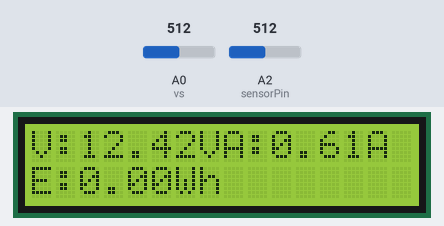
Simulated run of this sketch. Board: Arduino Uno, built with avr-gcc and run on an emulated ATmega328P. On the bench: 16×2 character LCD. The inputs (shaded band) are chosen by the test bench; at power-on: A2 (sensorPin) = 512, A0 (vs) = 512. No radio packets arrive unless stated; what the sketch prints to the serial monitor is not drawn.

Above: at 1.2 s.
1.3 s: A2 (sensorPin) set to 716
At 2.2 s:
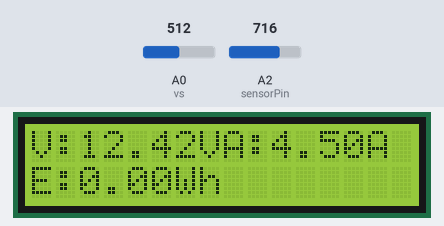
3.1 s: A0 (vs) set to 428
At 4.4 s:
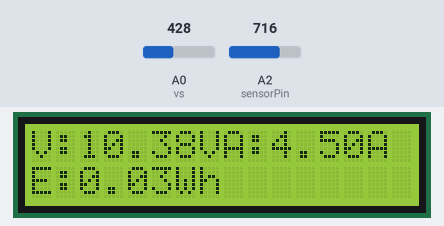
5.1 s: A0 (vs) set to 404
At 6.8 s:
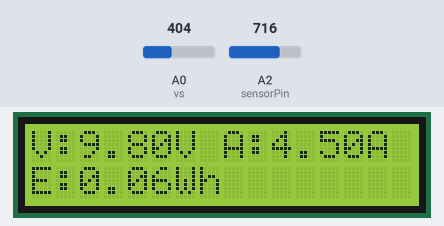
7.5 s: A2 (sensorPin) set to 596
At 8.2 s:
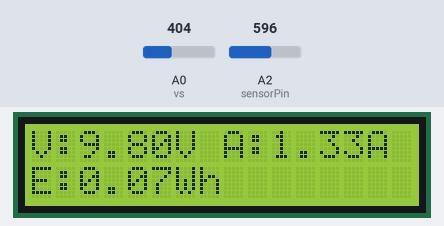
9.2 s: A2 (sensorPin) set to 576
At 10.6 s:
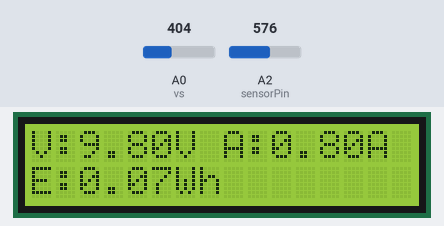
11.0 s: A0 (vs) set to 306
At 12.3 s:
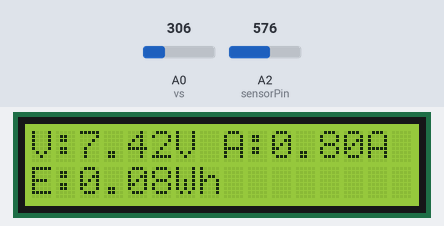
Timing chart, 0 to 13.7 s (numbered marks = the images above; inputs shaded):
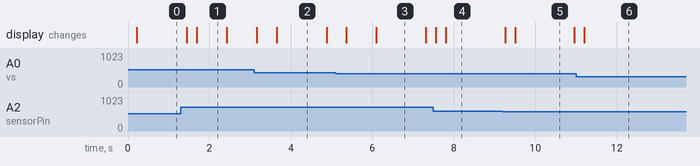

The sketch:

slave.ino
```cpp
#include <Wire.h>
#include <LiquidCrystal_I2C.h>
#include <SPI.h>
#include <nRF24L01.h>
#include <RF24.h>
// LCD Setup
LiquidCrystal_I2C lcd(0x27, 16, 2); // I2C address 0x27 or 0x3F
// nRF24L01 Setup
RF24 radio(7, 8);                  // CE=7, CSN=8 pins
const byte address[6] = "00001";   // Address for communication
// Voltage Sensor Setup
const int vs = A0;                 // Voltage sensor on A0
float vo;
float vsv;
const float factor = 4.992;        // vi/vo = factor
const float vcc = 4.97;            // Arduino VCC for sensor calculation
// Sensor Variables
int c;
long current;
float power, volt;
// Energy Variables
float energyConsumed = 0.0;          // Energy in watt-hours
unsigned long previousMillis = 0;
const float timeInterval = 1.0 / 3600.0; // Time interval in hours (1 second)
struct SensorData {
  float voltage;
  float current;
  float power;
  float energy;
};
SensorData data; // Data structure to transmit

const int sensorPin = A2; // Analog pin connected to sensor
const float sensitivity = 0.185; // Sensitivity for 5A version in V/A
const int numSamples = 100; // Number of samples for averaging

void setup() {
  lcd.init();          // Initialize the I2C LCD
  lcd.backlight();     // Turn on the LCD backlight
  Serial.begin(9600);  // Start serial communication
  radio.begin();       // Initialize nRF24L01
  radio.openWritingPipe(address);
  radio.setPALevel(RF24_PA_MIN);
  radio.stopListening();
}
void loop() {
  // Read sensor data and update structure
  readSensorData();
  // Send data to receiver
  bool success = radio.write(&data, sizeof(data));
  // Display data on LCD
  displayDataOnLCD();
  // Print data to Serial Monitor
  printDataToSerial();
  delay(100);
}
// Function to read and calculate sensor data
void readSensorData() {
  // Reset current
  // current = 0;
  // // Take 200 samples for accuracy
  // for (int i = 0; i < 200; i++) {
  //   c = analogRead(A2); // Read current sensor from A1
  //   current += c;
  //   delay(1);
  // }
  // // Convert to actual current value
  // current = ((current / 200.0) - 534);
  // if (current < 1) current = 0;
  // current *= 7; // Calibration factor
  float voltage1 = 0;
  float current = 0;

  // Take multiple samples and average them
  for (int i = 0; i < numSamples; i++) {
    voltage1 += analogRead(sensorPin) * (5.0 / 1023.0); // Convert analog reading to voltage
    delay(1);
  }
  voltage1 /= numSamples;

  // ACS712 outputs 2.5V at 0A, subtract this offset
  float offsetVoltage = 2.5;
  float voltageDifference = voltage1 - offsetVoltage;

  // Calculate current
  current = ((voltageDifference / sensitivity)+0.6);
  if (current>1.5){
    current -=1.5;
  }
  // Read voltage sensor
  vsv = analogRead(vs);
  vo = (vsv / 1023.0) * vcc;
  volt = vo * factor;
  // Populate data structure
  data.voltage = volt;
  data.current = current;
  data.power = (data.voltage * data.current);
  // Calculate and update energy consumption over time
  unsigned long currentMillis = millis();
  if (currentMillis - previousMillis >= 1000) { // 1 second interval
    energyConsumed += (data.power * timeInterval); // P × t
    data.energy = energyConsumed;
    previousMillis = currentMillis;
  }
}
// Function to display data on LCD
void displayDataOnLCD() {
  lcd.setCursor(0, 0);
  lcd.print("V:");
  lcd.print(data.voltage, 2);
  lcd.print("V ");
  lcd.setCursor(8, 0);
  lcd.print("A:");
  lcd.print(data.current, 2);
  lcd.print("A ");
  lcd.setCursor(0, 1);
  lcd.print("E:");
  lcd.print(data.energy, 2);
  lcd.print("Wh ");
}
// Function to print data to Serial Monitor
void printDataToSerial() {
  Serial.print("Voltage: ");
  Serial.print(data.voltage, 2);
  Serial.print(" V, Current: ");
  Serial.print(data.current, 2);
  Serial.print(" A, Power: ");
  Serial.print(data.power, 2);
  Serial.print(" W, Energy: ");
  Serial.print(data.energy, 2);
  Serial.println(" Wh");
}
```

Measured:
- after the input at 1.3 s, the display: first changes after 0.14 s (image 1 shows a later state)
- after the input at 7.5 s, the display: first changes after 0.05 s (image 4 shows a later state)
- after the input at 9.2 s, the display: first changes after 0.06 s (image 5 shows a later state)
- after the input at 11.0 s, the display: changes after 0.20 s (image 6)
- what the display in image 1 shows lasts 0.7 s, from 1.7 s to 2.4 s
- what the display in image 2 shows lasts 1.3 s, from 3.6 s to 4.9 s
- what the display in image 5 shows lasts 1.5 s, from 9.5 s to 11.0 s
